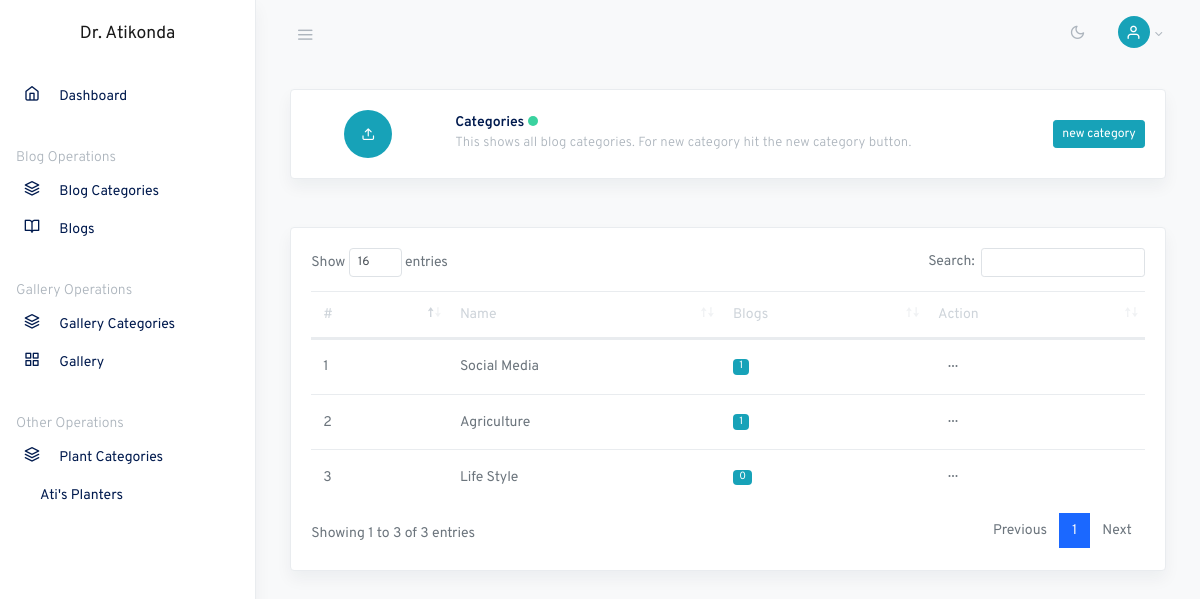
Screenshot of /admin/categories.php (signed in) with the database file from the repository.
### tables this page shows
CREATE TABLE IF NOT EXISTS `categories` (
  `category_id` int(11) NOT NULL AUTO_INCREMENT,
  `category_name` varchar(100) DEFAULT NULL,
  `upload_date` date DEFAULT NULL,
  PRIMARY KEY (`category_id`)
);

### classes/dbh.class.php (called while the page is built)
<?php
class Dbh{
	private $host = "localhost";
	private $user = "root";
	private $pwd = "";
	private $dbname = "atikonda";
	protected function connect(){
	$dsn = 'mysql:host=' . $this->host . ';dbname='. $this->dbname;
	$pdo =  new PDO($dsn, $this->user, $this->pwd, array(PDO::ATTR_ERRMODE => PDO::ERRMODE_WARNING));
    $pdo->setAttribute(PDO::ATTR_DEFAULT_FETCH_MODE, PDO::FETCH_ASSOC);
    return $pdo;
	}
}
?>

### classes/blog.class.php (called while the page is built, shortened)
<?php
include_once "dbh.class.php";
class Blog extends Dbh
{
    protected function viewsCategories()
    {
        $sql = "SELECT * FROM categories ORDER BY `category_id` DESC";
        $stmt = $this->connect()->query($sql);
        return $stmt->fetchAll();
    }
    protected function countsBlogAndCategory($id)
    {
        $sql = "SELECT * FROM `blogs` INNER JOIN `categories` ON blogs.category_id = categories.category_id WHERE categories.category_id = ?";
        $stmt = $this->connect()->prepare($sql);
        $stmt->execute([$id]);
        return $stmt->rowCount();
    }
}

### classes/blogcontr.class.php (called while the page is built, shortened)
<?php
include_once "blog.class.php";
class BlogContr extends Blog
{
    public function viewCategories()
    {
        return $this->viewsCategories();
    }
    public function countBlogAndCategory($id)
    {
        return $this->countsBlogAndCategory($id);
    }
}

### admin/categories.php (the view, shortened to what this page needs)
<?php
include_once "../classes/blogcontr.class.php";
$blog = new BlogContr;
?>
<!DOCTYPE html>
<html lang="en">
<head>
    <link rel="stylesheet" href="css/simplebar.css">
    <link rel="stylesheet" href="css/feather.css">
    <link rel="stylesheet" href="css/dataTables.bootstrap4.css">
    <link rel="stylesheet" href="css/daterangepicker.css">
    <link rel="stylesheet" href="css/app-light.css" id="lightTheme">
    <link rel="stylesheet" href="css/app-dark.css" id="darkTheme" disabled>
</head>
<body class="vertical light">
    <div class="wrapper">
        <?php include "./nav-side.php"; ?>
        <main role="main" class="main-content">
            <div class="container-fluid">
                <div class="row justify-content-center">
                    <div class="col-md-12">
                        <div class="card shadow mb-4">
                            <div class="card-body">
                                <div class="row align-items-center">
                                    <div class="col-4 col-md-2 text-center">
                                        <span class="circle circle-md bg-info">
                                            <i class="fe fe-20 fe-upload text-white mb-0"></i>
                                        </span>
                                    </div>
                                    <div class="col">
                                        <strong class="mb-1">Categories</strong><span class="dot dot-lg bg-success ml-1"></span>
                                        <p class="small text-muted mb-1">This shows all blog categories. For new category hit the new category button.</p>
                                    </div>
                                    <div class="col-4 col-md-auto offset-4 offset-md-0 my-2">
                                        <button type="button" class="btn btn-sm btn-info" data-toggle="modal" data-target="#varyModal" data-whatever="@mdo">new category</button>
                                    </div>
                                </div>
                            </div>
                        </div>
                    </div>
                    <div class="col-12">
                        <div class="row my-4">
                            <div class="col-md-12">
                                <div class="card shadow">
                                    <div class="card-body">
                                        <table class="table datatables" id="dataTable-1">
                                            <thead>
                                                <tr>
                                                    <th>#</th>
                                                    <th>Name</th>
                                                    <th>Blogs</th>
                                                    <th>Action</th>
                                                </tr>
                                            </thead>
                                            <tbody>
                                                <?php
                                                $row = $blog->viewCategories();
                                                $index = 1;
                                                foreach ($row as $rw) {
                                                    $cat_id = $rw['category_id'];
                                                    $blogs = $blog->countBlogAndCategory($cat_id);
                                                ?>
                                                    <tr>
                                                        <td><?php echo $index; ?></td>
                                                        <td id="cat_name<?php echo $rw['category_id'] ?>" style="text-transform:capitalize;"><?php echo $rw['category_name']; ?></td>
                                                        <td>
                                                            <span class="badge badge-pill badge-info"><?php echo $blogs ?></span>
                                                        </td>
                                                        <td><button class="btn btn-sm dropdown-toggle more-horizontal" type="button" data-toggle="dropdown" aria-haspopup="true" aria-expanded="false">
                                                            </button>
                                                        </td>
                                                    </tr>
                                                <?php
                                                    $index++;
                                                }
                                                ?>
                                            </tbody>
                                        </table>
                                    </div>
                                </div>
                            </div>
                        </div>
                    </div>
                </div>
            </div>
        </main>
    </div>
</body>
</html>

### admin/css/feather.css (style rules this page uses)
.fe { font-family: "feather" !important; speak: none; font-style: normal; font-weight: normal; font-variant: normal; text-transform: none; line-height: 1; -webkit-font-smoothing: antialiased; -moz-osx-font-smoothing: grayscale; }
.fe-upload:before { content: ""; }

### rows the page displays
categories: category_name "Social Media", blogs "1"
categories: category_name "Agriculture", blogs "1"
categories: category_name "Life Style", blogs "0"
